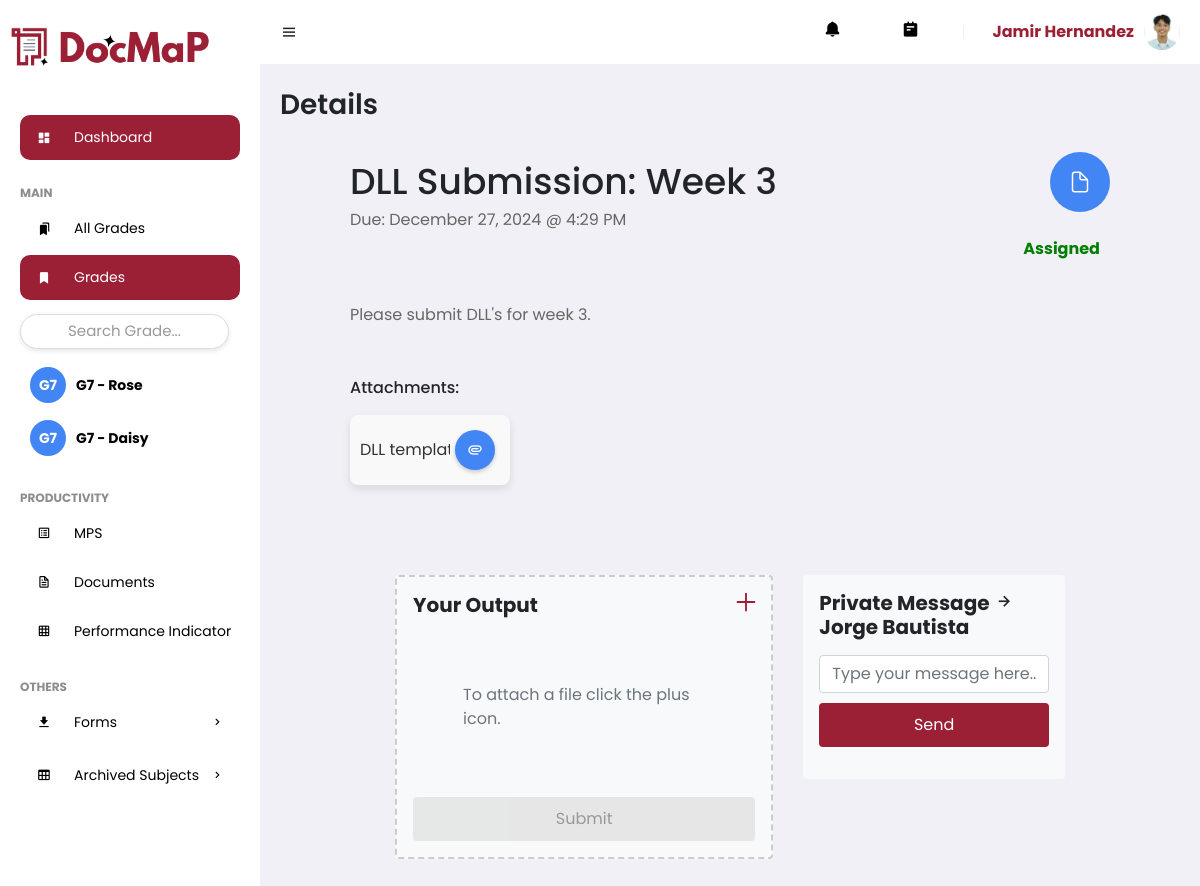
/taskdetails.php?task_id=878736&content_id=168475&user_id=3 (signed in), run on the app's committed database.
### tables this page shows
CREATE TABLE `feedcontent` (
  `ContentID` int(11) NOT NULL,
  `dept_ID` int(11) NOT NULL,
  `Title` varchar(255) NOT NULL,
  `Captions` text DEFAULT NULL,
  `ContentCode` varchar(255) DEFAULT NULL,
  `ContentColor` varchar(255) NOT NULL DEFAULT '#9b2035'
);

CREATE TABLE `useracc` (
  `UserID` int(11) NOT NULL,
  `Username` varchar(255) NOT NULL,
  `Password` varchar(255) NOT NULL,
  `fname` varchar(255) NOT NULL,
  `mname` varchar(255) NOT NULL,
  `lname` varchar(255) NOT NULL,
  `bday` date NOT NULL,
  `mobile` varchar(255) NOT NULL,
  `sex` enum('Male','Female') NOT NULL,
  `address` text NOT NULL,
  `email` varchar(255) NOT NULL,
  `profile` varchar(255) DEFAULT 'profile.jpg',
  `date_registered` timestamp NOT NULL DEFAULT current_timestamp(),
  `Status` enum('Pending','Approved','Rejected') NOT NULL,
  `role` enum('Admin','Department Head','Teacher') NOT NULL DEFAULT 'Teacher',
  `Rank` varchar(255) DEFAULT NULL,
  `dept_ID` int(11) DEFAULT NULL
);

CREATE TABLE `tasks` (
  `TaskID` int(11) NOT NULL,
  `UserID` int(11) NOT NULL,
  `ContentID` int(11) NOT NULL,
  `Type` enum('Task','Announcement','Reminder') NOT NULL,
  `Title` varchar(255) NOT NULL,
  `taskContent` varchar(500) NOT NULL,
  `DueDate` date DEFAULT NULL,
  `DueTime` time DEFAULT NULL,
  `TimeStamp` timestamp NOT NULL DEFAULT current_timestamp(),
  `Status` enum('Assign','Draft','Schedule') NOT NULL,
  `Schedule_Date` date DEFAULT NULL,
  `Schedule_Time` time DEFAULT NULL,
  `ApprovalStatus` enum('Pending','Approved','Rejected') DEFAULT NULL
);

CREATE TABLE `task_user` (
  `Task_User_ID` int(11) NOT NULL,
  `ContentID` int(11) NOT NULL,
  `TaskID` int(11) NOT NULL,
  `UserID` int(11) NOT NULL,
  `Status` varchar(255) DEFAULT NULL,
  `StatusSMS` varchar(255) DEFAULT NULL,
  `Comment` varchar(255) DEFAULT NULL,
  `SubmitDate` timestamp NULL DEFAULT NULL,
  `ApproveDate` timestamp NULL DEFAULT NULL,
  `RejectDate` timestamp NULL DEFAULT NULL
);

CREATE TABLE `attachment` (
  `Attach_ID` int(11) NOT NULL,
  `UserID` int(11) NOT NULL,
  `ContentID` int(11) NOT NULL,
  `TaskID` int(11) NOT NULL,
  `name` varchar(255) NOT NULL,
  `mimeType` varchar(255) NOT NULL,
  `size` int(11) NOT NULL,
  `uri` varchar(255) NOT NULL,
  `TimeStamp` timestamp NOT NULL DEFAULT current_timestamp()
);

### taskdetails.php (the view, shortened to what this page needs)
<?php
include 'fetch_files.php';
$task_title = "";
$task_description = "";
$task_type = "";
$task_due_date = "";
$user_fullname = "";
$task_color = "";
if (isset($_GET['task_id'])) {
    $task_id = $_GET['task_id'];
    $user_id = $_SESSION['user_id'];
    $sql_task_details = "SELECT tasks.*, useracc.fname, useracc.lname ,fc.ContentColor as contentcolor
                         FROM tasks
                        JOIN feedcontent fc ON tasks.ContentID = fc.ContentID
                         LEFT JOIN useracc ON tasks.UserID = useracc.UserID
                         WHERE tasks.TaskID = '$task_id' ";
    $result_task_details = mysqli_query($conn, $sql_task_details);
    if (mysqli_num_rows($result_task_details) > 0) {
        $row_task_details = mysqli_fetch_assoc($result_task_details);
        $task_title = $row_task_details['Title'];
        $task_color = $row_task_details['contentcolor'];
        $task_description = $row_task_details['taskContent'];
        $task_type = $row_task_details['Type'];
        $task_due_date = $row_task_details['DueDate'];
        $task_due_time = $row_task_details['DueTime'];
        $user_fullname = $row_task_details['fname'] . ' ' . $row_task_details['lname'];
    } else {
        echo "Task details not found.";
        exit();
    }
    $sql_user_status = "SELECT Status FROM task_user WHERE TaskID = '$task_id' AND UserID = '$user_id'";
    $result_user_status = mysqli_query($conn, $sql_user_status);
    if (mysqli_num_rows($result_user_status) > 0) {
        $row_user_status = mysqli_fetch_assoc($result_user_status);
        $task_user_status = $row_user_status['Status'];
    }
} else {
    echo "Task ID not provided.";
    exit();
}
$combined_due_datetime = $task_due_date . ' ' . $task_due_time;
$formatted_due_date = date('F j, Y \@ g:i A', strtotime($combined_due_datetime));
$sql_documents = "SELECT Attach_ID, name FROM attachment WHERE TaskID = '$task_id'";
$result_documents = mysqli_query($conn, $sql_documents);
$documents = [];
if (mysqli_num_rows($result_documents) > 0) {
    while ($row = mysqli_fetch_assoc($result_documents)) {
        $documents[] = $row;
    }
}
?>
<!DOCTYPE html>
<html lang="en">
<head>
    <link href='https://unpkg.com/boxicons@2.0.9/css/boxicons.min.css' rel='stylesheet'>
    <link href="https://unpkg.com/ionicons@5.5.2/dist/ionicons/ionicons.css" rel="stylesheet">
    <link href="https://stackpath.bootstrapcdn.com/bootstrap/4.5.2/css/bootstrap.min.css" rel="stylesheet">
    <link rel="stylesheet" href="assets/css/styles.css">
</head>
<body>
    <section id="sidebar">
        <?php include 'navbar.php'; ?>
    </section>
    <section id="content">
        <?php include 'topbar.php'; ?>
        <main>
    <h1 class="title">Details</h1>
    <div class="taskDetails">
        <h2>
            <?php echo $task_title; ?>
            <?php
                $iconClass = '';
                switch ($task_type) {
                    case 'Task':
                        $iconClass = 'document-outline';
                        break;
                }
            ?>
            <div class="icon-circle" style="background-color: <?php echo $task_color; ?>;">
                <ion-icon class="icon1" name="<?php echo $iconClass; ?>"></ion-icon>
            </div>
        </h2>
        <?php if (!empty($task_due_date) && $task_type === 'Task'): ?>
            <p class="taskDueDate">Due: <?php echo $formatted_due_date; ?></p>
        <?php endif; ?>
        <?php if (isset($task_user_status) && $task_type === 'Task'): ?>
            <?php if ($task_user_status === 'Assigned'): ?>
                <span class="status-label assigned" style="color: green;"><?php echo $task_user_status; ?></span>
            <?php elseif ($task_user_status === 'Missing'): ?>
                <span class="status-label missing" style="color: #9b2035;"><?php echo $task_user_status; ?></span>
            <?php elseif ($task_user_status === 'Submitted'): ?>
                <span class="status-label handed" style="color: grey;"><?php echo $task_user_status; ?></span>
            <?php elseif ($task_user_status === 'Approved'): ?>
                <span class="status-label handed" style="color: orange;"><?php echo $task_user_status; ?></span>
            <?php elseif ($task_user_status === 'Rejected'): ?>
                <span class="status-label handed" style="color: red;"><?php echo $task_user_status; ?></span>
            <?php endif; ?>
        <?php endif; ?>
        <p style="font-size: 18px; color:black;"><?php echo $task_description; ?></p>
        <h6 style ="margin-top:50px;">Attachments:</h6>
        <?php if (!empty($documents)): ?>
            <div class="Attachment-container row">
                <?php foreach ($documents as $document): ?>
                    <?php
                    $displayName = preg_replace('/^\d+_/', '', $document['name']);
                    ?>
                    <div class="col-md-3">
                        <a href="Admin/Attachments/<?php echo $document['name']; ?>" target="_blank" class="file">
                            <span><?php echo $displayName; ?></span>
                            <div class="pin-icon" style="background-color: <?php echo $task_color; ?>;">
                                <i class="bx bx-paperclip"></i>
                            </div>
                        </a>
                    </div>
                <?php endforeach; ?>
            </div>
        <?php else: ?>
            <p>No attachments available.</p>
        <?php endif; ?>
    </div>
    <?php if ($task_type === 'Task'): ?>
        <div class="row" style="margin-top: 50px; margin-left:100px;margin-right:100px;">
            <div class="col-md-7">
                <div class="p-3 bg-light rounded mb-3 file-upload">
                    <h5 class="font-weight-bold mb-3 output-title">Your Output</h5>
                    <p class="text-muted center-message" id="no-file-message">To attach a file click the plus icon.</p>
                    <ion-icon id="plusicon" class="plus-icon" name="add-outline" onclick="openFileExplorer()"></ion-icon>
                    <form id="uploadForm" enctype="multipart/form-data">
                        <button type="submit" id="submitButton" class="btn submit-button" disabled>Submit</button>
                    </form>
                </div>
            </div>
            <div class="col-md-5">
                <div class="p-3 bg-light rounded mb-3">
                    <h5 class="font-weight-bold mb-3">Private Message <i class='bx bx-right-arrow-alt'></i> <?php echo htmlspecialchars($user_fullname); ?></h5>
                    <form id="messageForm">
                        <div class="message-container">
                            <input type="text" class="form-control" name="message" placeholder="Type your message here..." required />
                            <button type="submit" class="btn submit-button">Send</button>
                        </div>
                    </form>
                </div>
            </div>
        </div>
    <?php endif; ?>
</main>
    </section>
</body>
</html>

### navbar.php (shortened to what this page needs)
<div href="dash.php" class="brand" style="text-align:center; font-size:38px; margin-top: 15px;">
    <i class="icon">
        <img src="img/Logo/docmap-logo-1.png" alt="Icon" style="max-width: 40px; height: auto;">
    </i>
    <img src="img/Logo/docmap.png" alt="Logo" style="max-width: 150px; height: auto;">
</div>
<ul class="side-menu">
    <li><a href="dash.php" class="active"><i class='bx bxs-dashboard icon'></i> Dashboard</a></li>
    <li class="divider" data-text="main">Main</li>
    <li><a href="subjects.php"><i class='bx bxs-bookmarks icon'></i>All Grades</a></li>
    <li>
        <a href="#" style="background-color:#9B2035;color:#fff;">
            <i class='bx bxs-bookmark icon'></i> Grades
        </a>
        <input type="text" id="subjectSearch" placeholder="Search Grade..." style="margin: 10px 0; padding: 5px; width: 95%;">
        <ul class="side-dropdown1" id="subjectList">
        <?php
        include 'connection.php';
        $user_id = $_SESSION['user_id'];
        $sql_subjects = "SELECT fs.ContentID, fs.Title, fs.Captions, fs.ContentColor
                        FROM feedcontent fs
                        INNER JOIN usercontent uc ON fs.ContentID = uc.ContentID
                        WHERE uc.UserID = $user_id AND uc.Status=1";
        $result_subjects = mysqli_query($conn, $sql_subjects);
        if (mysqli_num_rows($result_subjects) > 0) {
            while ($row_subject = mysqli_fetch_assoc($result_subjects)) {
                $subject_id = $row_subject['ContentID'];
                $subject_name = $row_subject['Title'] . ' - ' . $row_subject['Captions'];
                $content_color = htmlspecialchars($row_subject['ContentColor']);
                $words = explode(' ', $subject_name);
                $initials = strtoupper(substr($words[0], 0, 1));
                if (isset($words[1]) && is_numeric($words[1])) {
                    $initials .= $words[1];
                } else {
                    $initials .= strtoupper(substr($words[1], 0, 1));
                }
                $short_subject_name = preg_replace('/Grade\s+(\d+)/i', 'G$1', $subject_name);
                echo "<li>";
                echo "<div class='subject-container'>";
                echo "<div class='initial-circle' style='background-color: $content_color;'>$initials</div>";
                echo "<a href='tasks.php?content_id=$subject_id' class='subject-name' style='background-color: transparent;'>$short_subject_name</a>";
                echo "</div>";
                echo "</li>";
            }
        } else {
            echo "<li><a href='#'>No subjects found</a></li>";
        }
        ?>
        </ul>
    </li>
    <li class="divider" data-text="productivity">Productivity</li>
    <li><a href="mps.php"><i class='bx bx-spreadsheet icon'></i>MPS</a></li>
    <li><a href="doc_ufolder.php"><i class='bx bx-file icon'></i>Documents</a></li>
    <?php
        include 'connection.php';
        $user_id = $_SESSION['user_id'];
        $sql = "SELECT * FROM Chairperson WHERE UserID = ?";
        $stmt = $conn->prepare($sql);
        $stmt->bind_param("i", $user_id);
        $stmt->execute();
        $result = $stmt->get_result();
        $isChairperson = $result->num_rows > 0;
    ?>
    <?php if ($isChairperson): ?>
        <li><a href="performance_indicator.php"><i class='bx bx-grid icon'></i></i>Performance Indicator</a></li>
    <?php endif; ?>
    <li class="divider" data-text="others">Others</li>
 <li>
        <a href="#"><i class='bx bxs-download icon'></i> Forms <i class='bx bx-chevron-right icon-right'></i></a>
    </li>
    <li>
        <a href="#"><i class='bx bx-table icon'></i> Archived Subjects <i class='bx bx-chevron-right icon-right'></i></a>
    </li>
</ul>

### topbar.php (shortened to what this page needs)
<nav>
    <i class='bx bx-menu toggle-sidebar'></i>
    <a href="#" class="nav-link" id="notification-link">
        <?php
        if (isset($_SESSION['user_id'])) {
        ?>
        <i class='bx bxs-bell icon' id="notification-icon"></i>
        <?php } ?>
    </a>
    <a href="todo.php" class="nav-link">
        <i class='bx bxs-notepad icon'></i>
    </a>
    <div class="profile">
        <?php
        include 'connection.php';
        if (isset($_SESSION['user_id'])) {
            $userId = $_SESSION['user_id'];
            $sql = "SELECT Profile, CONCAT(Fname, ' ', Lname) AS fullname FROM useracc WHERE UserID = ?";
            $stmt = $conn->prepare($sql);
            if ($stmt) {
                $stmt->bind_param("s", $userId);
                $stmt->execute();
                $stmt->bind_result($profileImage, $fullName);
                $profileImagePath = "img/UserProfile/" . $profileImage;
                if (file_exists($profileImagePath)) {
                    echo "<span class='user-name'>{$fullName}</span>";
                    echo "<img src='{$profileImagePath}' alt='Profile Image' class='profile-image'>";
                } else {
                    echo "<span class='user-name'>{$fullName}</span>";
                    echo "<img src='default_profile_image.jpg' alt='Profile Image' class='profile-image'>";
                }
            } else {
                echo "Error preparing statement: " . $conn->error;
            }
        } else {
            echo "User not logged in.";
        }
        ?>
    </div>
</nav>

### data on the page
feedcontent: initials "G7", short_subject_name "G7 - Rose"
feedcontent: initials "G7", short_subject_name "G7 - Daisy"
useracc: profile (picture)
tasks: Title "DLL Submission: Week 3", formatted_due_date "December 27, 2024 @ 4:29 PM", taskContent "Please submit DLL's for week 3.", UserID.lname "Jorge Bautista"
task_user: Status "Assigned"
attachment: name "DLL tem…"

### other printed values
$fullName "Jamir Hernandez"
